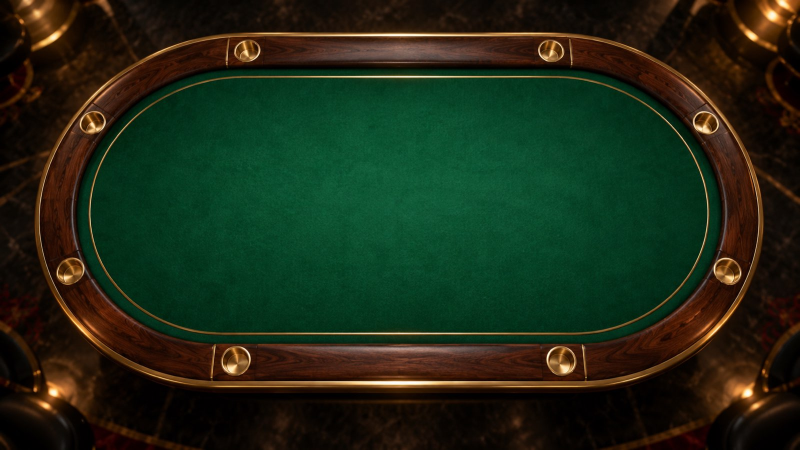
#> input picture assets/ai-generated/web/table-bg.jpg, 1600 x 900 px, found by its file name (shown at 1/2 size)
$ python build_figma_svg.py
#> lines starting #> are read from the running program, lines starting #| are printed output that depends on the picture; pictures that were not available may be replaced by others from this repository, and a replacement may not be noted
#!/usr/bin/env python3
# 组装 Figma 用 SVG 设计稿: 生图元素+复用素材 → 390x760 画板, 元素均为独立图层
from PIL import Image
import base64, io, os, math

M = "/Users/xuyingzhou/ZCodeProject/musaiyu"
F = os.path.join(M, "figma-elements")
PREP = os.path.join(F, "prepared")
os.makedirs(PREP, exist_ok=True)

def load(p): return Image.open(p).convert("RGBA")
def trim_alpha(im, pad=8):
    bb = im.getchannel("A").getbbox()
    if not bb: return im
    x0,y0,x1,y1 = bb
    return im.crop((max(0,x0-pad),max(0,y0-pad),min(im.width,x1+pad),min(im.height,y1+pad)))
def b64(im, fmt="PNG", q=88):
    buf = io.BytesIO()
    if fmt=="JPEG": im.convert("RGB").save(buf,"JPEG",quality=q)
    else: im.save(buf,"PNG")
    return base64.b64encode(buf.getvalue()).decode()

assets = {}
# 背景: 裁掉照片上下黑边再嵌入
tb = Image.open(os.path.join(M,"assets/ai-generated/web/table-bg.jpg")).convert("RGB")
#> tb is the input picture: PIL image 1600x900 RGB; mean R, G, B 29.4, 41.6, 22.3
tb = tb.crop((60, 80, 720, 480)).resize((780, int(400*780/660)))
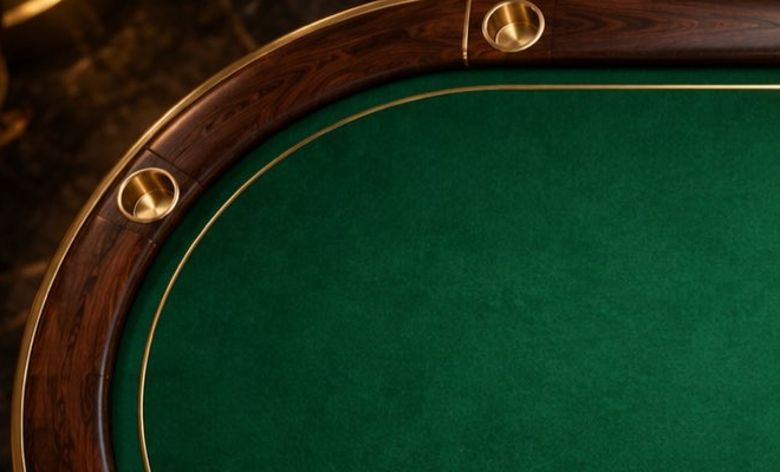
#> tb: PIL image 780x472 RGB; mean R, G, B 24.9, 51.9, 28.2
assets["table"] = tb
for name, src, w in [
    ("banner", f"{F}/banner-wait.png", 440), ("btnstop", f"{F}/btn-stop.png", 360),
    ("btndraw", f"{F}/btn-draw.png", 360), ("badge", f"{F}/banker-badge.png", 52),
    ("topbar", f"{F}/topbar.png", 780)]:
    im = trim_alpha(load(src)); im = im.resize((w, int(im.height*w/im.width))); assets[name] = im
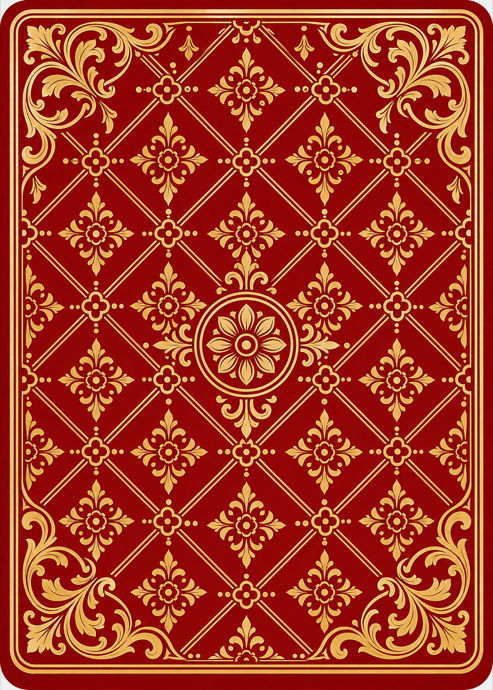
#> input picture assets/ai-generated/web/card-back.png, 493 x 690 px, given in place of banner-wait.png, which was not available
#> in trim_alpha, `bb = im.getchannel("A").getbbox()`: bb = (0, 0, 493, 690)
#> in trim_alpha, `x0,y0,x1,y1 = bb`: x0 = 0; x1 = 493; y1 = 690
#> after `im = im.resize((w, int(im.height * w / im.width)))`:
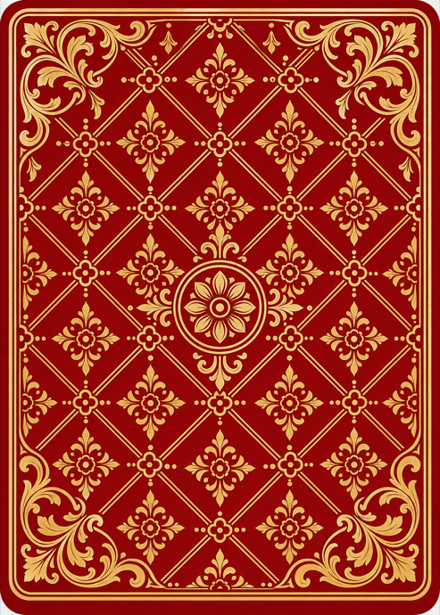
#> im: PIL image 440x615 RGBA; mean R, G, B, A 165.5, 58.1, 34.5, 255
#> pass 2 of the loop `for name, src, w in [`:
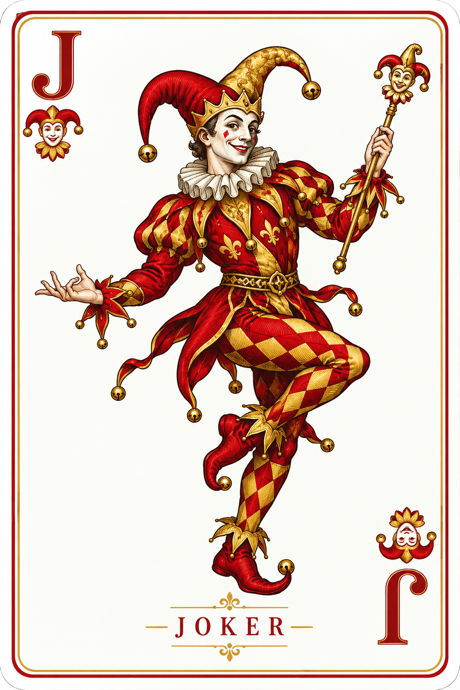
#> input picture assets/ai-generated/web/joker-big.png, 460 x 690 px, given in place of btn-stop.png, which was not available
#> `im = im.resize((w, int(im.height * w / im.width)))`:
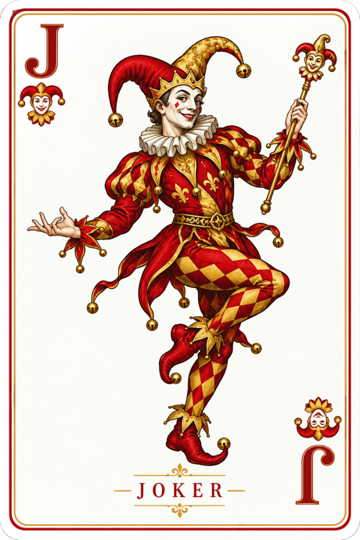
#> im: PIL image 360x540 RGBA; mean R, G, B, A 224.2, 199.7, 187.7, 255
#> (the run stopped early here; a loop or call above may not have finished)
